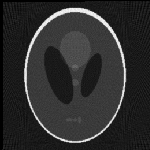
#> input picture data/shepp_logan.png, 150 x 150 px
$ python -i MyAlg.py   (imports and definitions only)   (older library calls are emulated)
#> lines starting #> are read from the running program, lines starting #| are printed output that depends on the picture
import numpy as np
from skimage.exposure import rescale_intensity
import skimage.morphology as mp
from skimage import filters
import matplotlib.pyplot as plt
from math import floor
import scipy.signal as sig

# https://pl.wikipedia.org/wiki/Algorytm_Bresenhama
# x1 , y1 - współrzędne początku odcinka
# x2 , y2 - współrzędne końca odcinka
# [60 lines left out: function bresenham_line, not called in this run]

class Pixel:
    # [58 lines left out: functions __init__, get_normalised_pixel, make_sinogram, not called in this run]

def filtering_picture(img) :
    new_img = filters.gaussian(img, sigma=1)
    new_img = mp.dilation(mp.erosion(new_img))
    return new_img

# [86 lines left out: functions make_mask, filtering_sinogram, normalizing_picture, reconstruct_img, not called in this run]

>>> import cv2
>>> picture = cv2.imread('data/shepp_logan.png', cv2.IMREAD_GRAYSCALE)
#> picture is the input picture: shape (150, 150); min 0, max 252, mean 45.8
>>> result = filtering_picture(picture)
#> in filtering_picture, `new_img = filters.gaussian(img, sigma=1)`:
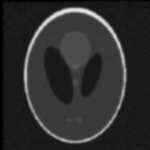
#> new_img: shape (150, 150) float64; min 3.5e-05, max 0.9, mean 0.18
